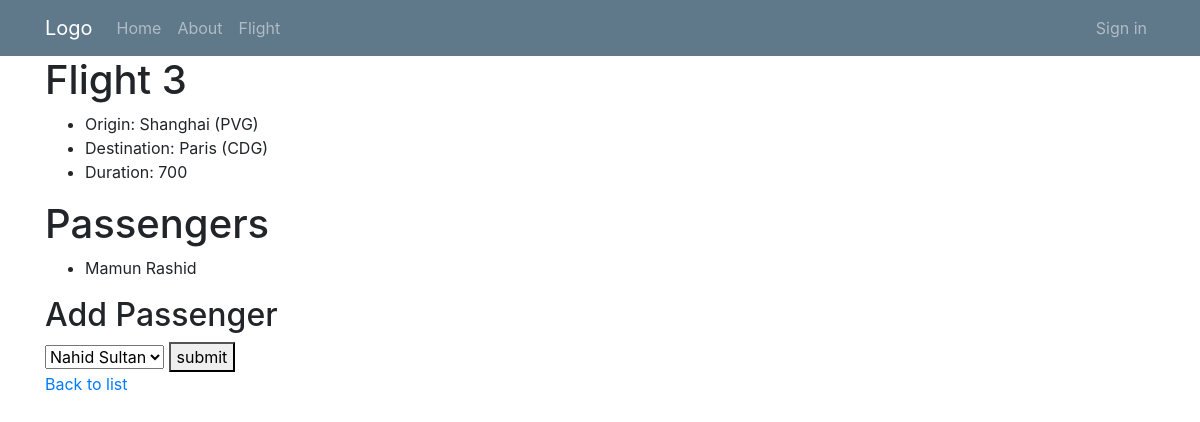
Page /flights/3/ on the earlier database version.
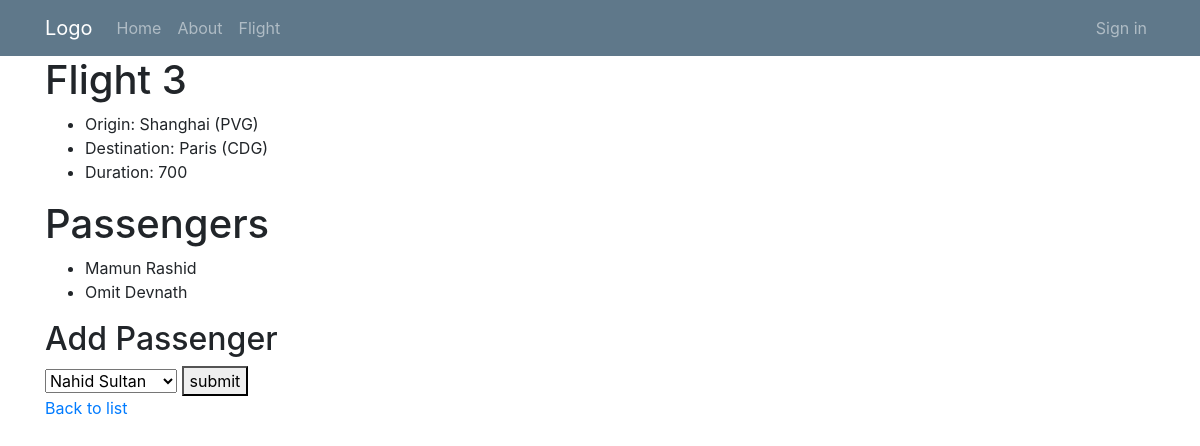
Same page on the later database version.
### flights/models.py (models this page shows)
class Passenger(models.Model):
    first = models.CharField(max_length=65)
    last = models.CharField(max_length=65)
    flights = models.ManyToManyField(
        Flight, blank=True, related_name='passengers')
    def __str__(self):
        return f'{self.first} {self.last}'

### flights/views.py (the view)
# urls.py: path('<str:pk>/', views.flight, name='flight'),
def flight(request, pk):
    flight = Flight.objects.get(id=pk)
    context = {
        'flight': flight,
        'passengers': flight.passengers.all(),
        'non_passengers': Passenger.objects.exclude(flights=flight).all()
    }
    return render(request, 'flight.html', context)

### flights/models.py (called while the page is built)
    def __str__(self):
        return f'{self.city} ({self.code})'

### templates/flights/flight.html (shortened to what this page needs)
{% extends 'layout.html' %}
{% block content %}
<h1>Flight {{flight.id}} </h1>
<ul>
    <li>Origin: {{flight.origin}} </li>
    <li>Destination: {{flight.destination}} </li>
    <li>Duration: {{flight.duration}} </li>
</ul>
<h1>Passengers</h1>
<ul>
    {% for passenger in passengers %}
    <li>{{passenger}}</li>
    {% empty %}
    <li>No Passengers.</li>
    {% endfor %}
</ul>
<h2>Add Passenger</h2>
<form action="{% url 'book' flight.id %}" method="post">
    <select name="passenger">
        {% for passenger in non_passengers %}
        <option value="{{passenger.id}}">{{passenger}}</option>
        {% endfor %}
    </select>
    <button>submit</button>
</form>
<a href="{% url 'index' %}">Back to list </a>
{% endblock %}

Differences in the rows shown:
added Passenger: first+last "Omit Devnath"
